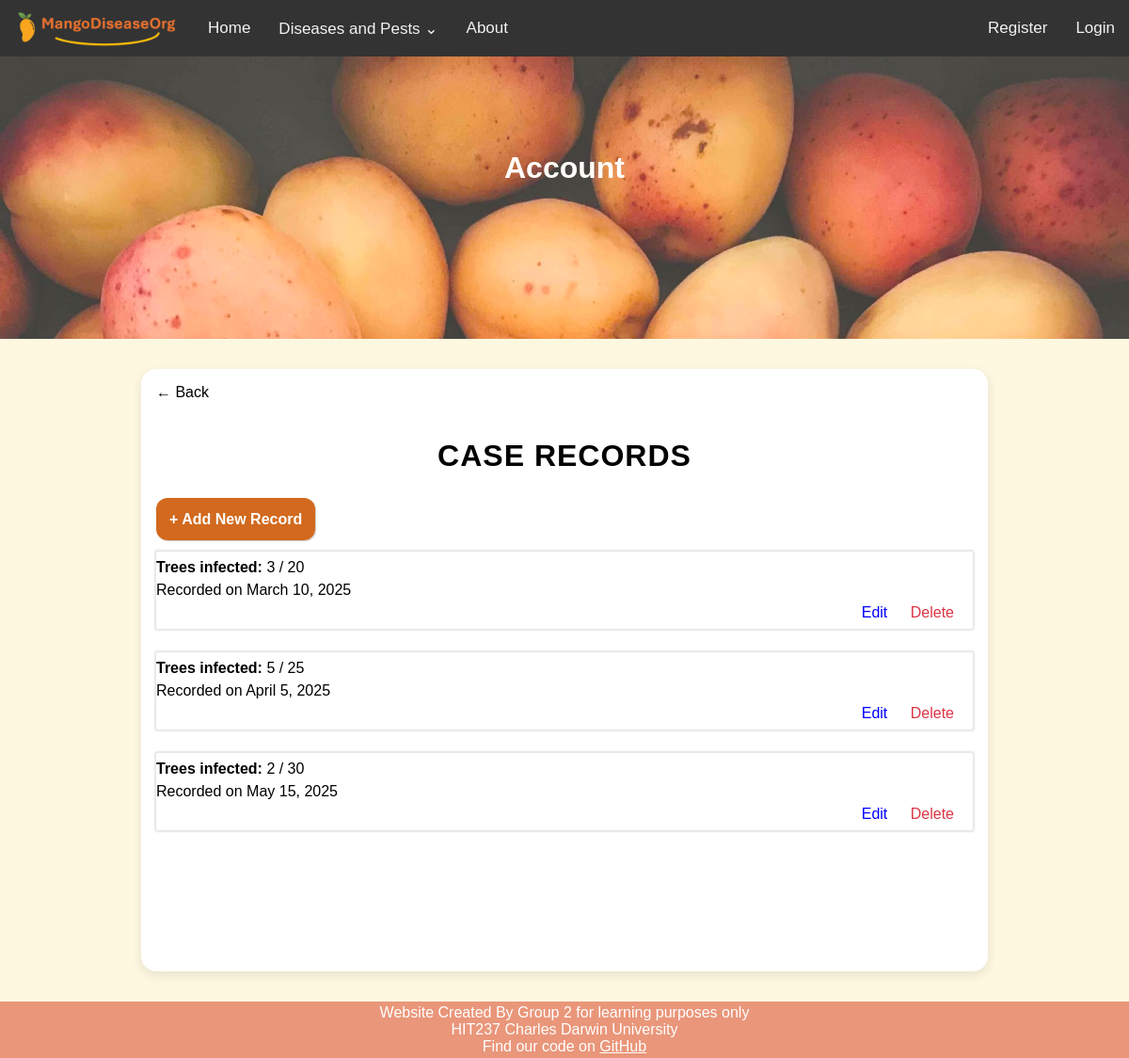
Screenshot of /cases/records/14/ with the database file from the repository.
### mango_disease_app/models.py (models this page shows, shortened)
class Record(models.Model):
    case = models.ForeignKey(
        Case,
        on_delete=models.CASCADE,
        null=True,
        blank=True,
    )
    orchard = models.ForeignKey(
        Orchard,
        on_delete=models.CASCADE,
        null=True, # clean method handles validation
        blank=True,
    )
    recordedAt = models.DateField(default=timezone.now)
    numberOfTreesChecked = models.IntegerField(validators=[validators.MinValueValidator(1)])
    numberOfTreesInfected = models.IntegerField(validators=[validators.MinValueValidator(1)])
    def clean(self): # https://docs.djangoproject.com/en/5.1/ref/forms/validation/
        if not self.case and not self.orchard:
            raise ValidationError('Record must be linked to a Case or an Orchard.')
        if self.case and not self.orchard: # automatically link case to Orchard too
            self.orchard = self.case.orchard

### mango_disease_app/views/record_views.py (the view)
# urls.py: path('cases/records/<int:case_id>/', views.records, name='records'),
def records(request, case_id):
    case = Case.objects.get(id=case_id)
    cRecords = Record.objects.filter(case=case)
    return render(request, 'mango_disease_app/account/record.html', {
        'records': cRecords,
        'id': case_id,
    })

### mango_disease_app/context_processors.py (called while the page is built)
def disease_menu(request):
    return {'navs': Disease.objects.all()}

### mango_disease_app/templates/mango_disease_app/account/record.html (shortened to what this page needs)
{% extends 'mango_disease_app/site_base/base.html' %}
{% block page_header %}Account{% endblock %}
{% load static %}
{% block content %}
    <a href="{% url 'account' %}" class="back-button">← Back</a>
<h2>Case Records</h2>
<a href="{% url 'add_record' id %}" class="new-button">+ Add New Record</a>
{% for record in records %}
	<div class="list_item">
		<div>
			<p><strong>Trees infected: </strong>{{ record.numberOfTreesInfected }} / {{ record.numberOfTreesChecked }}</p>
			<p>Recorded on {{ record.recordedAt }}</p>
		</div>
		<div class="list_end">
			<a href="{% url 'edit_record' record.id %}" class="action-link">Edit</a>
			<a href="{% url 'delete_record' record.id %}" class="action-link delete-link">Delete</a>
		</div>
	</div>
{% endfor %}
{% endblock %}

### mango_disease_app/static/css/styles.css (style rules this page uses)
* { margin: 0; padding: 0; font-family: Arial; }
body { min-height: 100vh; display: flex; flex-direction: column; background-color: #fff8e1; }
a { text-decoration: none; color: black }
h2 { font-size: 32px; text-align: center; margin: 40px 0 40px; font-weight: 700; text-transform: uppercase; letter-spacing: 1px; }
.list_item { display: flex; flex-direction: column; border-radius: 2px; transition: 0.2s; margin: 25px 0; padding: 5px 0; line-height: 150%; box-shadow: 0 0 2px 2px rgba(0, 0, 0, 0.1); }
.list_item >.list_end { align-self: flex-end }
.new-button { padding: 14px; margin: 10px 0px 10px; border-radius: 12px; background-color: chocolate; color: white; transition: 0.3s; box-shadow: 1px 1px 1px rgba(0, 0, 0, 0.2); font-weight: bold; }

### mango_disease_app/static/css/form.css (style rules this page uses)
*, *::before, *::after { box-sizing: border-box; }

### mango_disease_app/static/css/orchard.css (style rules this page uses)
.action-link { color: blue; text-decoration: none; margin-right: 20px; font-weight: 500; }
.delete-link { color: #dc3545; }

### rows the page displays
Record: numberOfTreesInfected "3", numberOfTreesChecked "20", recordedAt "March 10, 2025"
Record: numberOfTreesInfected "5", numberOfTreesChecked "25", recordedAt "April 5, 2025"
Record: numberOfTreesInfected "2", numberOfTreesChecked "30", recordedAt "May 15, 2025"
